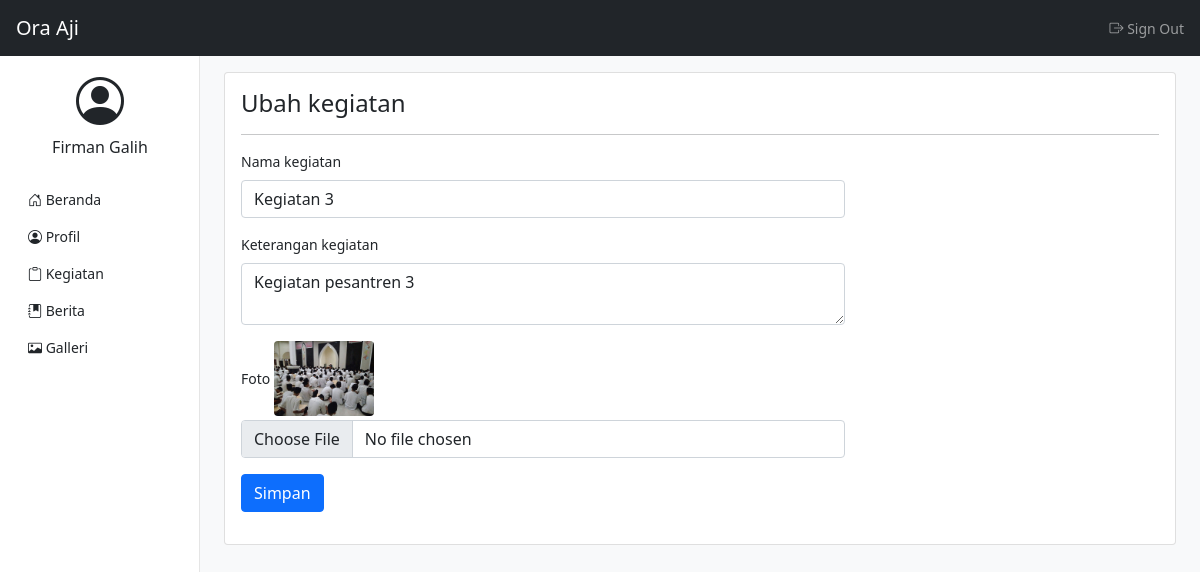
The page /admin/kegiatan_ubah.php?id=3 (signed in) on the database its author committed.
### tables this page shows
CREATE TABLE `kegiatan` (
  `id_kegiatan` int(11) NOT NULL,
  `nama_kegiatan` varchar(100) NOT NULL,
  `keterangan_kegiatan` text NOT NULL,
  `foto_kegiatan` varchar(255) NOT NULL
);

### admin/kegiatan_ubah.php (the view, shortened to what this page needs)
<?php
include "header.php";
$id_kegiatan = $_GET["id"];
$ambil_kegiatan = $koneksi -> query("SELECT * FROM kegiatan WHERE id_kegiatan = '$id_kegiatan'");
$kegiatan = $ambil_kegiatan -> fetch_assoc();
?>
<h4>Ubah kegiatan</h4>
<hr>
<div class="row">
	<div class="col-md-8">
		<form method="post" enctype="multipart/form-data">
			<div class="mb-3">
				<label class="form-label">Nama kegiatan</label>
				<input type="text" class="form-control" name="nama_kegiatan" value="<?php echo $kegiatan["nama_kegiatan"] ?>">
			</div>
			<div class="mb-3">
				<label class="form-label">Keterangan kegiatan</label>
				<textarea class="form-control" name="keterangan_kegiatan"><?php echo $kegiatan["keterangan_kegiatan"] ?></textarea>
			</div>
			<div class="mb-3">
				<label class="form-label">Foto</label>
				<img src="../assets/file/<?php echo $kegiatan["foto_kegiatan"]; ?>" width="100" class="mb-1 rounded">
				<input type="file" class="form-control" name="foto_kegiatan">
			</div>
			<div class="mb-3">
				<button class="btn btn-primary" name="simpan">Simpan</button>
			</div>
		</form>
	</div>
</div>
<?php
include "footer.php";
?>

### admin/header.php (shortened to what this page needs)
<?php
include "../koneksi.php";
$id = $_SESSION['admin'] ['id_admin'];
$aa = $koneksi -> query("SELECT * FROM admin WHERE id_admin = '$id'");
$admin = $aa->fetch_assoc();
?>
<!DOCTYPE html>
<html>
<head>
	<link rel="stylesheet" type="text/css" href="../assets/css/bootstrap.css">
	<link rel="stylesheet" type="text/css" href="https://cdn.jsdelivr.net/npm/bootstrap-icons@1.5.0/font/bootstrap-icons.css">
	<link rel="stylesheet" type="text/css" href="../assets/css/dashboard.css">
	<link rel="stylesheet" type="text/css" href="../assets/css/dataTables.bootstrap5.min.css">
</head>
<body>
	<header class="navbar navbar-dark bg-dark sticky-top">
		<a class="navbar-brand px-3" href="">Ora Aji</a>
		<div class="navbar-nav">
			<div class="nav-item">
				<a class="nav-link px-3" href="logout.php">
					<i class="bi bi-box-arrow-right"></i>
					Sign Out
				</a>
			</div>
		</div>
	</header>
	<div class="container-fluid">
		<div class="row">
			<nav id="sidebar" class="col-md-3 col-lg-2 bg-white position-fixed start-0 top-0 bottom-0 py-5 collapse d-md-block sidebar">
				<a href="profil_admin.php" class="text-decoration-none">
					<div class="container text-center pt-4">
						<span class="bi bi-person-circle display-5 text-dark"></span>
						<h6 class="pt-2 text-dark"><?php echo $admin["nama_admin"]; ?></h6>
					</div>
				</a>
				<div class="pt-3">
					<ul class="nav flex-column">
						<li class="nav-item">
							<a class="nav-link text-dark" href="index.php">
								<i class="bi bi-house-door"></i>
								Beranda
							</a>
						</li>
						<li class="nav-item">
							<a class="nav-link text-dark" href="profil_admin.php">
								<i class="bi bi-person-circle"></i>
								Profil
							</a>
						</li>
						<li class="nav-item">
							<a class="nav-link text-dark" href="kegiatan_tampil.php">
								<i class="bi bi-clipboard"></i>
								Kegiatan
							</a>
						</li>
						<li class="nav-item">
							<a class="nav-link text-dark" href="berita_tampil.php">
								<i class="bi bi-journal-bookmark-fill"></i>
								Berita
							</a>
						</li>
						<li class="nav-item">
							<a class="nav-link text-dark" href="galleri_tampil.php">
								<i class="bi bi-card-image"></i>
								Galleri
							</a>
						</li>
					</ul>
				</div>
			</nav>
		</div>
	</div>
	<main class="col-lg-10 col-md-9 ms-sm-auto px-sm-4 py-3 vh-100 bg-light">
		<div class="card">
			<div class="card-body">

### assets/css/dashboard.css (style rules this page uses)
body { font-size: 0.875rem; }
.sidebar { z-index: 100; box-shadow: inset -1px 0 0 0 rgba(0, 0, 0, 0.1); }

### rows shown on the page
kegiatan: nama_kegiatan "Kegiatan 3", keterangan_kegiatan "Kegiatan pesantren 3", foto_kegiatan (picture)

### other values the page prints
$admin["nama_admin"] "Firman Galih"
